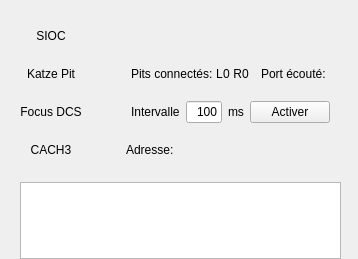
<?xml version="1.0" encoding="UTF-8"?>
<ui version="4.0">
 <class>MainWindow</class>
 <widget class="QMainWindow" name="MainWindow">
  <property name="geometry">
   <rect>
    <x>0</x>
    <y>0</y>
    <width>358</width>
    <height>259</height>
   </rect>
  </property>
  <property name="minimumSize">
   <size>
    <width>358</width>
    <height>259</height>
   </size>
  </property>
  <property name="maximumSize">
   <size>
    <width>358</width>
    <height>259</height>
   </size>
  </property>
  <property name="windowTitle">
   <string>MainWindow</string>
  </property>
  <widget class="QWidget" name="centralwidget">
   <widget class="QWidget" name="gridLayoutWidget">
    <property name="geometry">
     <rect>
      <x>10</x>
      <y>10</y>
      <width>341</width>
      <height>295</height>
     </rect>
    </property>
    <layout class="QGridLayout" name="gridLayout">
     <property name="margin">
      <number>5</number>
     </property>
     <item row="0" column="0">
      <layout class="QGridLayout" name="gridLayout_3">
       <property name="margin">
        <number>5</number>
       </property>
       <item row="1" column="2">
        <layout class="QHBoxLayout" name="horizontalLayout_5">
         <property name="spacing">
          <number>0</number>
         </property>
         <property name="margin">
          <number>5</number>
         </property>
         <item>
          <widget class="QLabel" name="label_3">
           <property name="maximumSize">
            <size>
             <width>99999</width>
             <height>16777215</height>
            </size>
           </property>
           <property name="text">
            <string>Pits connectés: </string>
           </property>
           <property name="alignment">
            <set>Qt::AlignLeading|Qt::AlignLeft|Qt::AlignVCenter</set>
           </property>
          </widget>
         </item>
         <item>
          <widget class="QLabel" name="label_8">
           <property name="text">
            <string>L</string>
           </property>
          </widget>
         </item>
         <item>
          <widget class="QLabel" name="local_clients_count">
           <property name="maximumSize">
            <size>
             <width>99999</width>
             <height>16777215</height>
            </size>
           </property>
           <property name="text">
            <string>0</string>
           </property>
          </widget>
         </item>
         <item>
          <widget class="QLabel" name="label_9">
           <property name="text">
            <string> R</string>
           </property>
          </widget>
         </item>
         <item>
          <widget class="QLabel" name="remote_clients_count">
           <property name="maximumSize">
            <size>
             <width>99999</width>
             <height>16777215</height>
            </size>
           </property>
           <property name="text">
            <string>0</string>
           </property>
          </widget>
         </item>
         <item>
          <spacer name="horizontalSpacer_2">
           <property name="orientation">
            <enum>Qt::Horizontal</enum>
           </property>
           <property name="sizeHint" stdset="0">
            <size>
             <width>40</width>
             <height>20</height>
            </size>
           </property>
          </spacer>
         </item>
         <item>
          <widget class="QLabel" name="label_5">
           <property name="text">
            <string>Port écouté: </string>
           </property>
          </widget>
         </item>
         <item>
          <widget class="QLabel" name="listening_port_label">
           <property name="text">
            <string/>
           </property>
          </widget>
         </item>
        </layout>
       </item>
       <item row="3" column="1">
        <widget class="QLabel" name="cach3_state">
         <property name="minimumSize">
          <size>
           <width>32</width>
           <height>32</height>
          </size>
         </property>
         <property name="maximumSize">
          <size>
           <width>32</width>
           <height>32</height>
          </size>
         </property>
         <property name="toolTip">
          <string>&lt;html&gt;&lt;head/&gt;&lt;body&gt;&lt;p&gt;&lt;span style=&quot; color:#ff0000;&quot;&gt;Focus DCS inactif&lt;/span&gt;&lt;/p&gt;&lt;p&gt;&lt;span style=&quot; color:#00aa00;&quot;&gt;Focus DCS actif&lt;/span&gt;&lt;/p&gt;&lt;/body&gt;&lt;/html&gt;</string>
         </property>
         <property name="text">
          <string/>
         </property>
         <property name="pixmap">
          <pixmap resource="resources.qrc">:/pics/red_light.png</pixmap>
         </property>
        </widget>
       </item>
       <item row="0" column="1">
        <widget class="QLabel" name="sioc_state_pic">
         <property name="minimumSize">
          <size>
           <width>32</width>
           <height>32</height>
          </size>
         </property>
         <property name="maximumSize">
          <size>
           <width>32</width>
           <height>32</height>
          </size>
         </property>
         <property name="toolTip">
          <string>&lt;html&gt;&lt;head/&gt;&lt;body&gt;&lt;p&gt;&lt;span style=&quot; color:#ff0000;&quot;&gt;client SIOC déconnecté&lt;/span&gt;&lt;/p&gt;&lt;p&gt;&lt;span style=&quot; color:#00aa00;&quot;&gt;client SIOC connecté&lt;/span&gt;&lt;/p&gt;&lt;/body&gt;&lt;/html&gt;</string>
         </property>
         <property name="text">
          <string/>
         </property>
         <property name="pixmap">
          <pixmap resource="resources.qrc">:/pics/red_light.png</pixmap>
         </property>
        </widget>
       </item>
       <item row="1" column="1">
        <widget class="QLabel" name="ws_state_pic">
         <property name="minimumSize">
          <size>
           <width>32</width>
           <height>32</height>
          </size>
         </property>
         <property name="maximumSize">
          <size>
           <width>32</width>
           <height>32</height>
          </size>
         </property>
         <property name="toolTip">
          <string>&lt;html&gt;&lt;head/&gt;&lt;body&gt;&lt;p&gt;&lt;span style=&quot; color:#ff0000;&quot;&gt;Serveur WebSocket inactif&lt;/span&gt;&lt;/p&gt;&lt;p&gt;&lt;span style=&quot; color:#ff5500;&quot;&gt;Serveur WebSocket en attente d'un client&lt;/span&gt;&lt;/p&gt;&lt;p&gt;&lt;span style=&quot; color:#00aa00;&quot;&gt;Au moins un client est connecté&lt;/span&gt;&lt;/p&gt;&lt;/body&gt;&lt;/html&gt;</string>
         </property>
         <property name="text">
          <string/>
         </property>
         <property name="pixmap">
          <pixmap resource="resources.qrc">:/pics/red_light.png</pixmap>
         </property>
        </widget>
       </item>
       <item row="1" column="0">
        <widget class="QLabel" name="label_2">
         <property name="toolTip">
          <string>&lt;html&gt;&lt;head/&gt;&lt;body&gt;&lt;p&gt;&lt;span style=&quot; font-size:10pt; text-decoration: underline;&quot;&gt;Katze Pit:&lt;/span&gt;&lt;/p&gt;&lt;p&gt;Serveur WebSocket. La page HTML du KatzePit se connecte à ce WebSocket pour envoyer et recevoir les commandes à/de SIOC.&lt;/p&gt;&lt;/body&gt;&lt;/html&gt;</string>
         </property>
         <property name="text">
          <string>Katze Pit</string>
         </property>
         <property name="alignment">
          <set>Qt::AlignCenter</set>
         </property>
        </widget>
       </item>
       <item row="0" column="0">
        <widget class="QLabel" name="label">
         <property name="toolTip">
          <string>&lt;html&gt;&lt;head/&gt;&lt;body&gt;&lt;p&gt;&lt;span style=&quot; font-size:10pt; text-decoration: underline;&quot;&gt;SIOC:&lt;/span&gt;&lt;/p&gt;&lt;p&gt;Connexion cliente au serveur SIOC. Si la connexion ne s'établit pas, vérifiez que SIOC est lancé, et, dans la fenêtre principale de SIOC, que l'adresse ainsi que le port correspondent bien à ceux que vous aurez renseignés dans EKPI.&lt;/p&gt;&lt;/body&gt;&lt;/html&gt;</string>
         </property>
         <property name="text">
          <string>SIOC</string>
         </property>
         <property name="alignment">
          <set>Qt::AlignCenter</set>
         </property>
        </widget>
       </item>
       <item row="2" column="0">
        <widget class="QLabel" name="label_4">
         <property name="toolTip">
          <string>&lt;html&gt;&lt;head/&gt;&lt;body&gt;&lt;p&gt;&lt;span style=&quot; font-size:10pt; text-decoration: underline;&quot;&gt;Focus DCS:&lt;/span&gt;&lt;/p&gt;&lt;p&gt;Active une fonction qui rend le focus à la fenêtre de DCS après chaque clic dans le KatzePit, ce qui évite de perdre le contrôle de l'appareil. A réactiver si vous quittez/relancez DCS.&lt;/p&gt;&lt;/body&gt;&lt;/html&gt;</string>
         </property>
         <property name="text">
          <string>Focus DCS</string>
         </property>
         <property name="alignment">
          <set>Qt::AlignCenter</set>
         </property>
        </widget>
       </item>
       <item row="2" column="1">
        <widget class="QLabel" name="dcs_focus_state">
         <property name="minimumSize">
          <size>
           <width>32</width>
           <height>32</height>
          </size>
         </property>
         <property name="maximumSize">
          <size>
           <width>32</width>
           <height>32</height>
          </size>
         </property>
         <property name="toolTip">
          <string>&lt;html&gt;&lt;head/&gt;&lt;body&gt;&lt;p&gt;&lt;span style=&quot; color:#ff0000;&quot;&gt;Focus DCS inactif&lt;/span&gt;&lt;/p&gt;&lt;p&gt;&lt;span style=&quot; color:#00aa00;&quot;&gt;Focus DCS actif&lt;/span&gt;&lt;/p&gt;&lt;/body&gt;&lt;/html&gt;</string>
         </property>
         <property name="text">
          <string/>
         </property>
         <property name="pixmap">
          <pixmap resource="resources.qrc">:/pics/red_light.png</pixmap>
         </property>
        </widget>
       </item>
       <item row="2" column="2">
        <layout class="QHBoxLayout" name="horizontalLayout" stretch="0,0,0,0,0">
         <property name="margin">
          <number>5</number>
         </property>
         <item>
          <widget class="QLabel" name="label_6">
           <property name="toolTip">
            <string>&lt;html&gt;&lt;head/&gt;&lt;body&gt;&lt;p&gt;&lt;span style=&quot; font-size:10pt; text-decoration: underline;&quot;&gt;Intervalle Focus DCS:&lt;/span&gt;&lt;/p&gt;&lt;p&gt;Temps, en millisecondes, entre les vérifications. A chaque vérification, si la fenêtre de DCS n'est pas la fenêtre active, elle sera ramenée au premier plan.&lt;/p&gt;&lt;/body&gt;&lt;/html&gt;</string>
           </property>
           <property name="text">
            <string>Intervalle</string>
           </property>
          </widget>
         </item>
         <item>
          <widget class="QLineEdit" name="dcs_focus_timeout">
           <property name="enabled">
            <bool>true</bool>
           </property>
           <property name="maximumSize">
            <size>
             <width>70</width>
             <height>16777215</height>
            </size>
           </property>
           <property name="toolTip">
            <string>&lt;html&gt;&lt;head/&gt;&lt;body&gt;&lt;p&gt;&lt;span style=&quot; font-size:10pt; text-decoration: underline;&quot;&gt;Intervalle Focus DCS:&lt;/span&gt;&lt;/p&gt;&lt;p&gt;&lt;br/&gt;&lt;/p&gt;&lt;p&gt;Temps, en millisecondes, entre les vérifications. A chaque vérification, si la fenêtre de DCS n'est pas la fenêtre active, elle sera ramenée au premier plan.&lt;/p&gt;&lt;/body&gt;&lt;/html&gt;</string>
           </property>
           <property name="inputMethodHints">
            <set>Qt::ImhDigitsOnly</set>
           </property>
           <property name="text">
            <string>100</string>
           </property>
           <property name="alignment">
            <set>Qt::AlignRight|Qt::AlignTrailing|Qt::AlignVCenter</set>
           </property>
          </widget>
         </item>
         <item>
          <widget class="QLabel" name="label_7">
           <property name="text">
            <string>ms</string>
           </property>
          </widget>
         </item>
         <item>
          <widget class="QPushButton" name="dcs_focus_button">
           <property name="toolTip">
            <string>&lt;html&gt;&lt;head/&gt;&lt;body&gt;&lt;p&gt;&lt;span style=&quot; font-size:10pt; text-decoration: underline;&quot;&gt;Activer Focus DCS:&lt;/span&gt;&lt;/p&gt;&lt;p&gt;&lt;br/&gt;&lt;/p&gt;&lt;p&gt;Activer/désactiver le Focus DCS&lt;/p&gt;&lt;/body&gt;&lt;/html&gt;</string>
           </property>
           <property name="text">
            <string>Activer</string>
           </property>
          </widget>
         </item>
         <item>
          <spacer name="horizontalSpacer">
           <property name="orientation">
            <enum>Qt::Horizontal</enum>
           </property>
           <property name="sizeHint" stdset="0">
            <size>
             <width>40</width>
             <height>20</height>
            </size>
           </property>
          </spacer>
         </item>
        </layout>
       </item>
       <item row="0" column="2">
        <layout class="QHBoxLayout" name="horizontalLayout_2">
         <property name="margin">
          <number>5</number>
         </property>
         <item>
          <widget class="QLabel" name="sioc_address_label">
           <property name="text">
            <string/>
           </property>
          </widget>
         </item>
        </layout>
       </item>
       <item row="3" column="0">
        <widget class="QLabel" name="label_10">
         <property name="toolTip">
          <string>&lt;html&gt;&lt;head/&gt;&lt;body&gt;&lt;p&gt;&lt;span style=&quot; font-size:10pt; text-decoration: underline;&quot;&gt;Focus DCS:&lt;/span&gt;&lt;/p&gt;&lt;p&gt;Active une fonction qui rend le focus à la fenêtre de DCS après chaque clic dans le KatzePit, ce qui évite de perdre le contrôle de l'appareil. A réactiver si vous quittez/relancez DCS.&lt;/p&gt;&lt;/body&gt;&lt;/html&gt;</string>
         </property>
         <property name="text">
          <string>CACH3</string>
         </property>
         <property name="alignment">
          <set>Qt::AlignCenter</set>
         </property>
        </widget>
       </item>
       <item row="3" column="2">
        <layout class="QHBoxLayout" name="horizontalLayout_4">
         <item>
          <widget class="QLabel" name="label_11">
           <property name="toolTip">
            <string>&lt;html&gt;&lt;head/&gt;&lt;body&gt;&lt;p&gt;&lt;span style=&quot; font-size:10pt; text-decoration: underline;&quot;&gt;Intervalle Focus DCS:&lt;/span&gt;&lt;/p&gt;&lt;p&gt;Temps, en millisecondes, entre les vérifications. A chaque vérification, si la fenêtre de DCS n'est pas la fenêtre active, elle sera ramenée au premier plan.&lt;/p&gt;&lt;/body&gt;&lt;/html&gt;</string>
           </property>
           <property name="text">
            <string>Adresse: </string>
           </property>
          </widget>
         </item>
         <item>
          <widget class="QLabel" name="cach3_ip_label">
           <property name="text">
            <string/>
           </property>
          </widget>
         </item>
         <item>
          <spacer name="horizontalSpacer_3">
           <property name="orientation">
            <enum>Qt::Horizontal</enum>
           </property>
           <property name="sizeHint" stdset="0">
            <size>
             <width>40</width>
             <height>20</height>
            </size>
           </property>
          </spacer>
         </item>
        </layout>
       </item>
      </layout>
     </item>
     <item row="1" column="0">
      <layout class="QVBoxLayout" name="verticalLayout">
       <property name="margin">
        <number>5</number>
       </property>
       <item>
        <widget class="QTextBrowser" name="log_window">
         <property name="enabled">
          <bool>true</bool>
         </property>
         <property name="html">
          <string>&lt;!DOCTYPE HTML PUBLIC &quot;-//W3C//DTD HTML 4.0//EN&quot; &quot;http://www.w3.org/TR/REC-html40/strict.dtd&quot;&gt;
&lt;html&gt;&lt;head&gt;&lt;meta name=&quot;qrichtext&quot; content=&quot;1&quot; /&gt;&lt;style type=&quot;text/css&quot;&gt;
p, li { white-space: pre-wrap; }
&lt;/style&gt;&lt;/head&gt;&lt;body style=&quot; font-family:'MS Shell Dlg 2'; font-size:8.25pt; font-weight:400; font-style:normal;&quot;&gt;
&lt;p style=&quot;-qt-paragraph-type:empty; margin-top:0px; margin-bottom:0px; margin-left:0px; margin-right:0px; -qt-block-indent:0; text-indent:0px; font-size:8pt;&quot;&gt;&lt;br /&gt;&lt;/p&gt;&lt;/body&gt;&lt;/html&gt;</string>
         </property>
        </widget>
       </item>
       <item>
        <layout class="QHBoxLayout" name="horizontalLayout_6">
         <property name="margin">
          <number>5</number>
         </property>
         <item>
          <widget class="QCheckBox" name="permit_remote_checkbox">
           <property name="toolTip">
            <string>&lt;html&gt;&lt;head/&gt;&lt;body&gt;&lt;p&gt;&lt;span style=&quot; font-size:10pt; text-decoration: underline;&quot;&gt;Commands distantes:&lt;/span&gt;&lt;/p&gt;&lt;p&gt;&lt;br/&gt;&lt;/p&gt;&lt;p&gt;Si cette case est cochée, les connexionx distantes (autre que 127.0.0.1) ne seront pas autorisées à envoyer des commandes à DCS. Utiles pour empêcher les petits blagueurs de vous éjecter en plein vol. Moins utile dans le cas de l'instruction.&lt;/p&gt;&lt;/body&gt;&lt;/html&gt;</string>
           </property>
           <property name="text">
            <string>Autoriser les pits distants à envoyer des commandes</string>
           </property>
          </widget>
         </item>
        </layout>
       </item>
      </layout>
     </item>
    </layout>
   </widget>
  </widget>
 </widget>
 <resources>
  <include location="resources.qrc"/>
 </resources>
 <connections/>
</ui>
